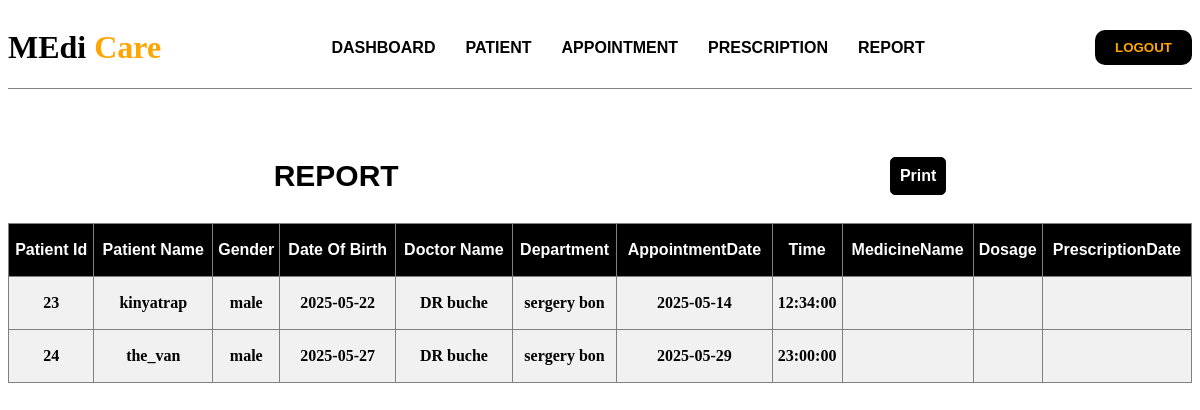
/report.php (signed in), run on the app's committed database.
### tables this page shows
CREATE TABLE `appointment` (
  `AppointmentId` int(11) NOT NULL,
  `PatientId` int(11) NOT NULL,
  `DoctorId` int(11) NOT NULL,
  `Date` date NOT NULL,
  `Time` time NOT NULL
);

CREATE TABLE `patient` (
  `PatientId` int(11) NOT NULL,
  `FullName` varchar(222) NOT NULL,
  `Gender` varchar(222) NOT NULL,
  `DateOfBirth` date NOT NULL
);

CREATE TABLE `doctor` (
  `DoctorId` int(11) NOT NULL,
  `Name` varchar(222) NOT NULL,
  `Department` varchar(222) NOT NULL,
  `Password` varchar(222) NOT NULL
);

### report.php (the view, shortened to what this page needs)
<!DOCTYPE html>
<html lang="en">
<head>
    <link rel="stylesheet" href="main.css">
</head>
<body>
    <?php
    include "header.php";
    ?>
    <div class="new_patient">
        <h3>Report</h3>
        <a style="color: white; border: 1px solid black; padding: 9px; background: #000; border-radius: 5px;" href=""
            onclick="print()">print</a>
    </div>
    <table border="1">
        <tr>
            <td class="head">Patient Id</td>
            <td class="head">Patient Name</td>
            <td class="head">Gender</td>
            <td class="head">Date Of Birth</td>
            <td class="head">Doctor Name</td>
            <td class="head">Department</td>
            <td class="head">AppointmentDate</td>
            <td class="head">Time</td>
            <td class="head">MedicineName</td>
            <td class="head">Dosage</td>
            <td class="head">PrescriptionDate</td>
        </tr>
        <?php
        $appointment = mysqli_query($conn, "SELECT patient.PatientId, patient.FullName, patient.Gender, patient.DateOfBirth, doctor.Name AS doctorName, doctor.Department, appointment.Date AS appointmentDate, appointment.Time, prescription.MedicineName, prescription.Dosage, prescription.Date AS prescriptionDate FROM patient LEFT JOIN appointment ON patient.PatientId=appointment.PatientId INNER JOIN doctor ON appointment.DoctorId=doctor.DoctorId LEFT JOIN prescription ON prescription.PatientId=patient.PatientId; ");
        while ($row = mysqli_fetch_assoc($appointment)) {
        ?>
            <tr>
                <td class="head2">
                    <?php echo $row['PatientId'] ?>
                </td>
                <td class="head2">
                    <?php echo $row['FullName'] ?>
                </td>
                <td class="head2">
                    <?php echo $row['Gender'] ?>
                </td>
                <td class="head2">
                    <?php echo $row['DateOfBirth'] ?>
                </td>
                <td class="head2">
                    <?php echo $row['doctorName'] ?>
                </td>
                <td class="head2">
                    <?php echo $row['Department'] ?>
                </td>
                <td class="head2">
                    <?php echo $row['appointmentDate'] ?>
                </td>
                <td class="head2">
                    <?php echo $row['Time'] ?>
                </td>
                <td class="head2">
                </td>
                <td class="head2">
                </td>
                <td class="head2">
                </td>
            </tr>
        <?php } ?>
    </table>
</body>
</html>

### header.php (shortened to what this page needs)
<header>
    <h1>MEdi <span>Care</span></h1>
    <nav>
        <a href="dashboard.php">Dashboard</a>
        <a href="patient.php">Patient</a>
        <a href="appointment.php">Appointment</a>
        <a href="prescription.php">Prescription</a>
        <a href="report.php">Report</a>
    </nav>
    <div class="btn">
        <button>
            <a onclick="return confirm('are you sure logout ?')" href="logout.php">logout</a>
        </button>
    </div>
</header>

### main.css (style rules this page uses)
header { display: flex; align-items: center; justify-content: space-between; border-bottom: 1px solid grey; margin-bottom: 40px; }
header h1 { color: black; }
header a { color: black; text-transform: uppercase; font-weight: bold; }
nav { display: flex; gap: 30px; }
table { width: 100%; border-collapse: collapse; }
.new_patient { display: flex; align-items: center; justify-content: space-around; }
.new_patient a { color: white; font-weight: bold; }
.new_patient h3 { font-size: 30px; }
.head { background: #000; color: white; text-align: center; font-family: sans-serif; font-weight: bold; height: 50px; }
.head2 { height: 50px; text-align: center; font-size: 16px; font-weight: bold; background: #f1f1f1; }
.head { background: #000; }
a { text-decoration: none; text-transform: capitalize; font-family: sans-serif; }
div h3 { font-family: sans-serif; font-size: 20px; margin-left: 20px; text-transform: uppercase; }
header span { color: orange; font-weight: bold; }
.btn button { background: #000; padding: 10px; border: none; border-radius: 10px; }
.btn a { color: orange; font-weight: bold; font-family: sans-serif; padding: 10px; }

### data on the page
appointment: PatientId.PatientId "23", PatientId.FullName "kinyatrap", PatientId.Gender "male", PatientId.DateOfBirth "2025-05-22", DoctorId.Name "DR buche", DoctorId.Department "sergery bon", Date "2025-05-14", Time "12:34:00"
appointment: PatientId.PatientId "24", PatientId.FullName "the_van", PatientId.Gender "male", PatientId.DateOfBirth "2025-05-27", DoctorId.Name "DR buche", DoctorId.Department "sergery bon", Date "2025-05-29", Time "23:00:00"
